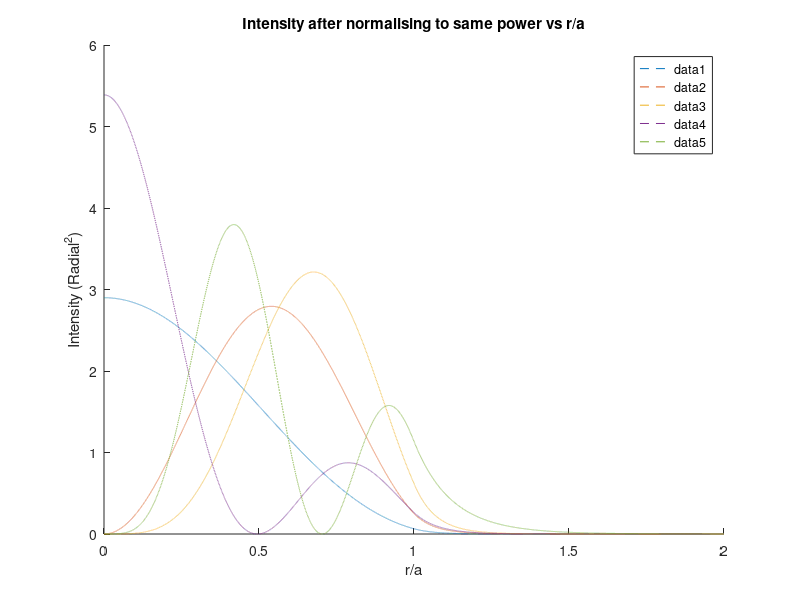

Write MATLAB code to recreate this figure.
% n1 = 1.4593; %Inside fiber
% n2 = 1.45;%Outside fiber
% 
% lambda = 1.646e-6; 
% R=10.352079e-6;
% 
% V=(2*pi*R/lambda)*sqrt(n1^2-n2^2);
R=10e-6;
V=8;


%01 02 11 12 21 31 41
% b=[.89769 .475182 .742163 .17921 .54109 .300334 0.027816]; V=6.5;
% normA=[1.7815,0.434209,0.41496,0.173519,0.1969882,1.02177,0.123724];
%%

%LP 01 11 21 31 41 51 02 12 22 03 
b=[0.929 ,.8182, .6818, .5068, .3068, .0824, .6304, .4091, .1682, .1320 ];
%%
U=V.*sqrt(1-b);
W=V.*sqrt(b);

% A=1;

la=[0:0.0001*R:R];
La=[R:0.0001*R:2*R];
Radial=[];
normA=[2.418719,0.61612,0.249951,0.159430,0.10823,0.079432,0.588422,0.2290903,0.1363757,0.2860381];

A=sqrt(normA);
k=0;
for i = 1:10
    if ( i==7)
        k=k-6;
    elseif(i==10)
        k=k-3;
    end
    Rla = abs((1/besselj(k,U(i)))*(besselj(k,U(i)*la/R)));
    RLa = abs((1/besselk(k,W(i)))*(besselk(k,W(i)*La/R)));
    k=k+1;

    Radial=(1/A(i))*[Rla RLa];

% normA(i)= trapz(Radial.^2)*R;
xx=[la La];
hold on
if(i==1 || i==7 || i==2 || i==3|| i==9)
plot(xx/R,Radial.*Radial*2.9/18.71,'--');
end
legend
title('Intensity after normalising to same power vs r/a')
xlabel('r/a')
ylabel('Intensity (Radial^2)')
Radial=[];
set(gcf,'color','white');
end
